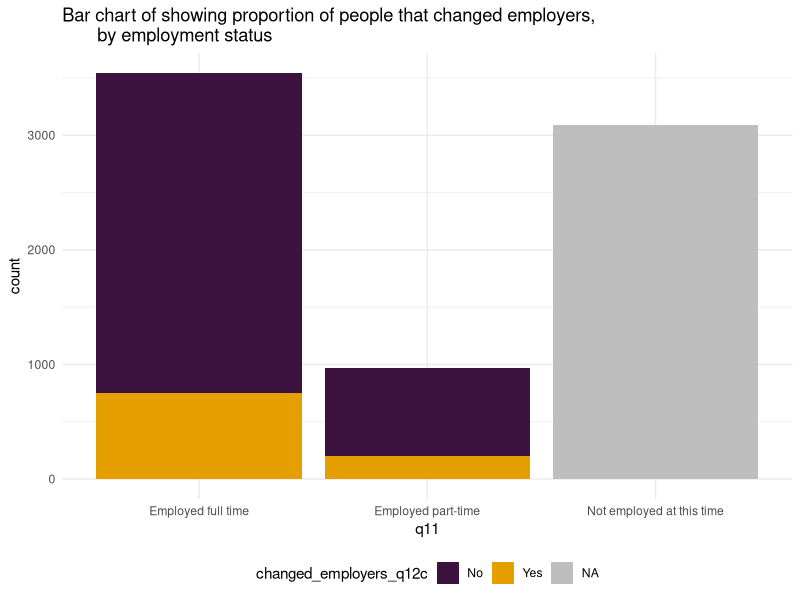
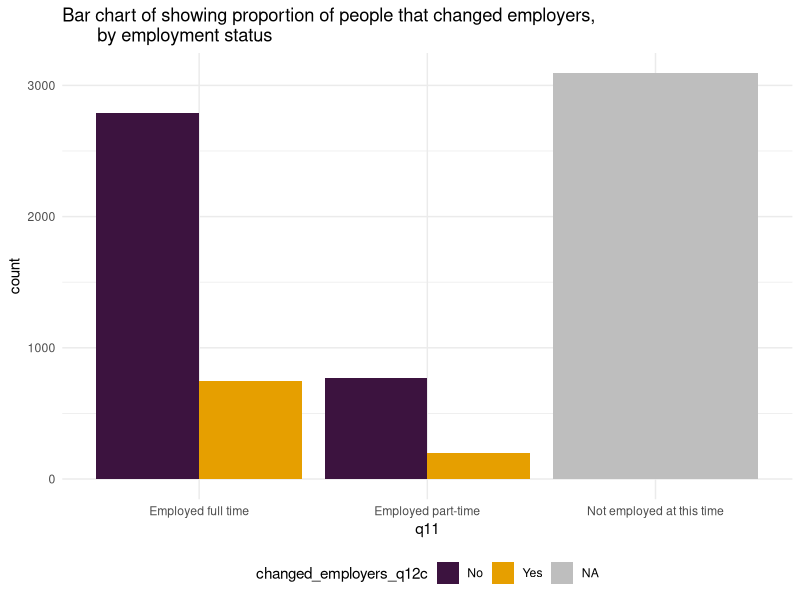
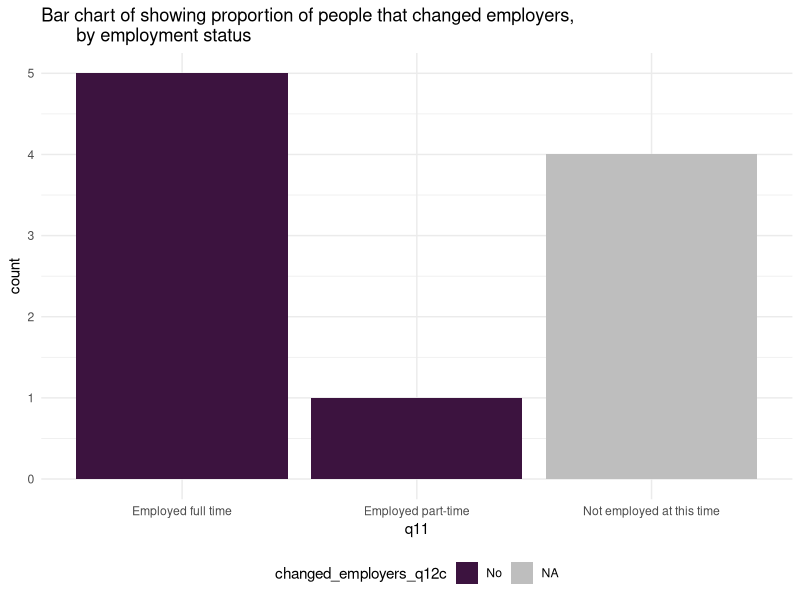
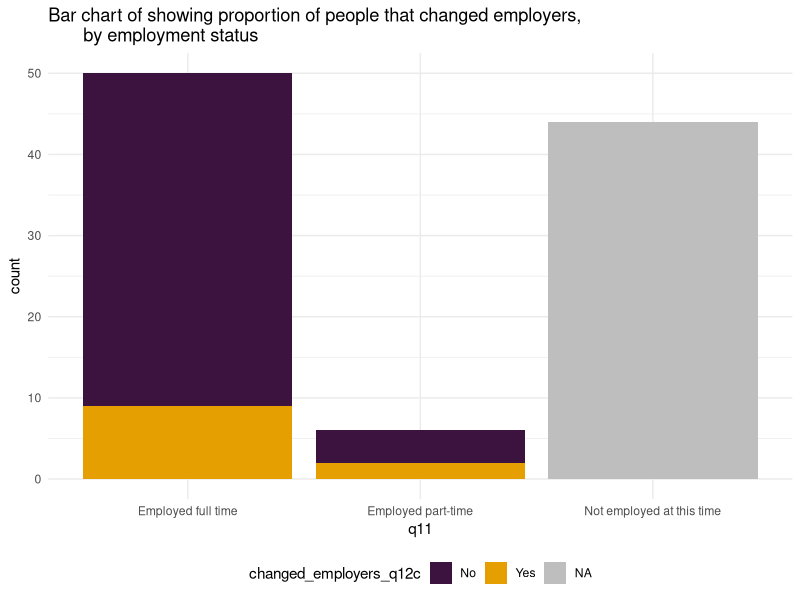
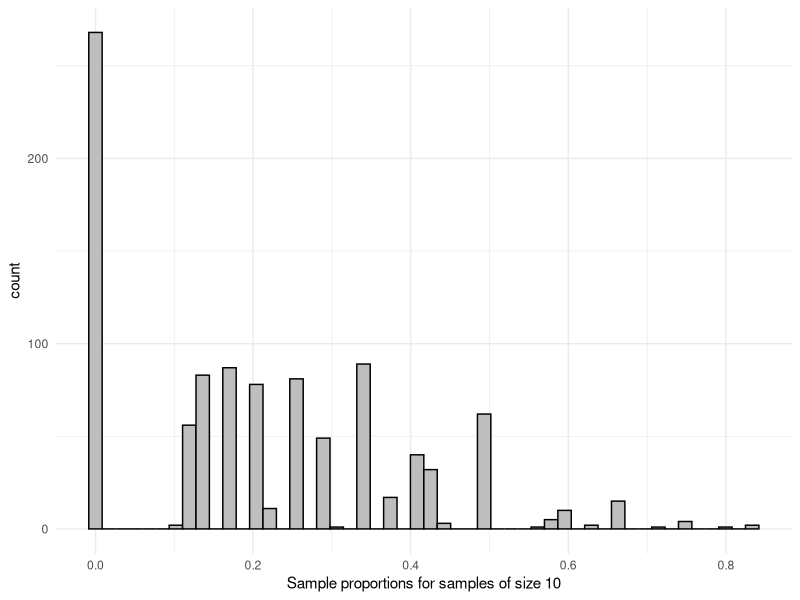
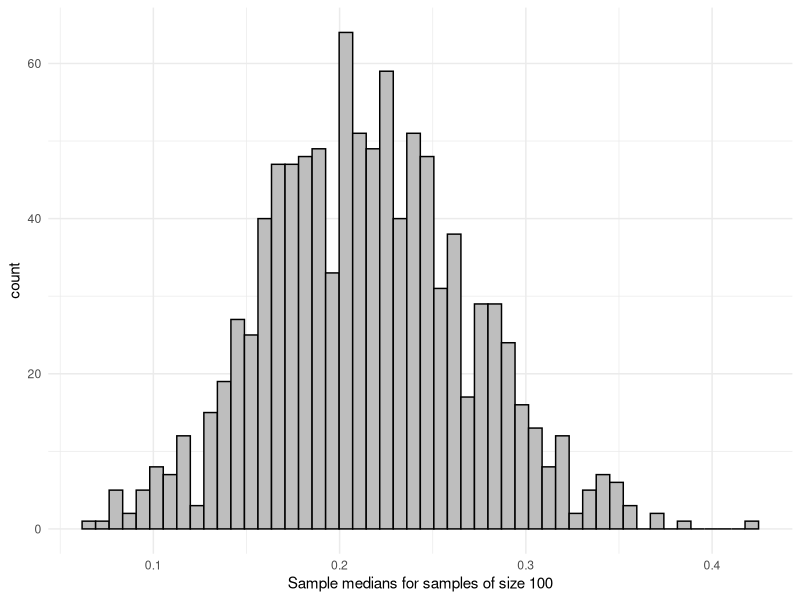
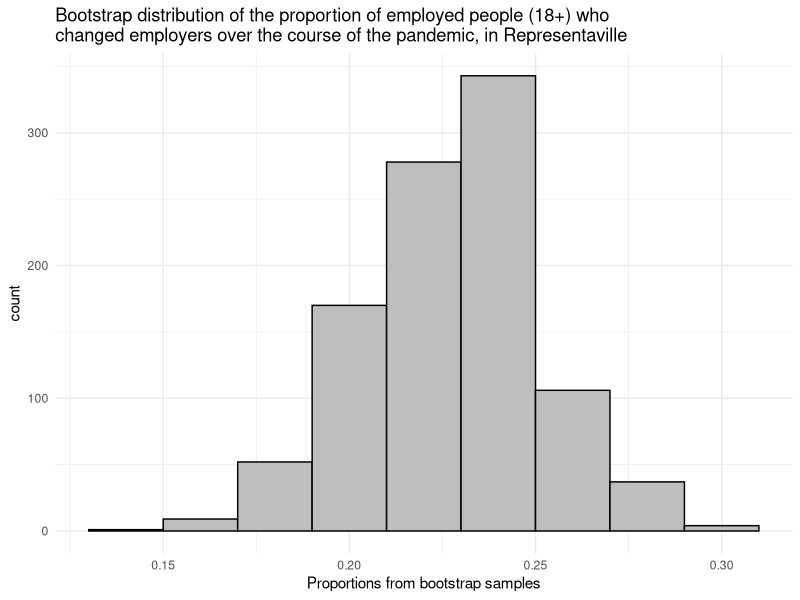
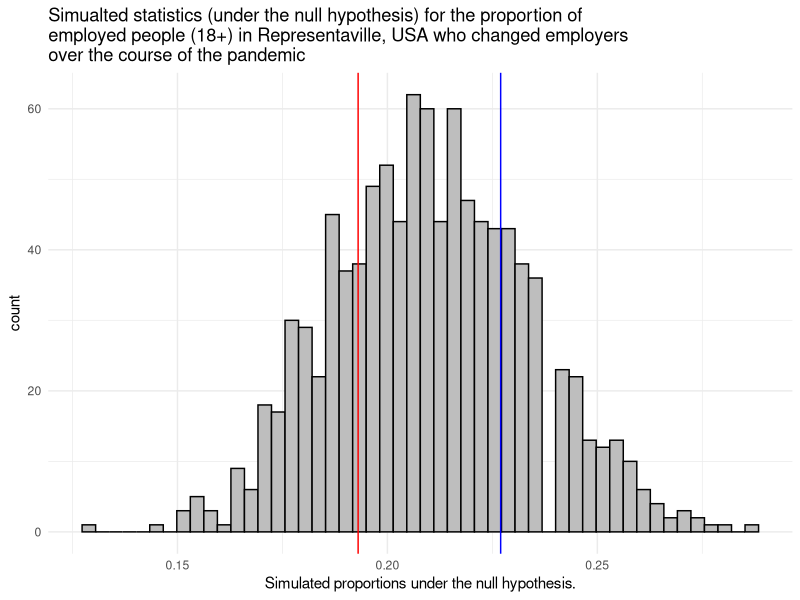

Reproduce these figures in R, in order.
## ---- chunk 1
library(tidyverse)

orig_sample <- read_csv('ps5_sample_data.csv')
census <- read_csv('ps5_census_data.csv')

glimpse(census)
## ---- chunk 2

## ---- chunk 3
# There are a couple ways to do this, two examples below

# The most manual way 
census %>% 
  filter(q11 == "Employed full time" | q11 == "Employed part-time") %>% 
  group_by(changed_employers_q12c) %>% 
  count()

parameter <- 948/(948+3561)
parameter

# My favourite way, because I am less likely to make typos with the numbers
parameter <- census %>% 
  filter(q11 == "Employed full time" | q11 == "Employed part-time") %>% 
  mutate(changed = changed_employers_q12c == "Yes") %>% 
  summarise(prop = mean(changed)) %>% 
  as.numeric()
parameter

## ---- chunk 4
summary_table_census <- census %>% 
  group_by(q11, changed_employers_q12c) %>% 
  count()

summary_table_census

# Stacked
census %>% 
  ggplot(aes(q11, fill = changed_employers_q12c)) +
  geom_bar() +
  theme_minimal() +
  labs(title = "Bar chart of showing proportion of people that changed employers, 
       by employment status") +
   scale_fill_manual(values=c("No" = "#3C133F", "Yes" = "#E69F00"), na.value = "grey") +
  # look I can change the colours!
  theme(legend.position = "bottom")
  
# You can also force them to be side to side
census %>% 
  ggplot(aes(q11, fill = changed_employers_q12c)) +
  geom_bar(position = position_dodge()) +
  theme_minimal() +
  labs(title = "Bar chart of showing proportion of people that changed employers, 
       by employment status") +
   scale_fill_manual(values=c("No" = "#3C133F", "Yes" = "#E69F00"), na.value = "grey")  +
  # look I can change the colours!
  theme(legend.position = "bottom")
  
## ---- chunk 5
set.seed(123) # suppose 123 are the last 3 digits of my student number

sample_10 <- census %>% 
  sample_n(size = 10)

sample_10 %>% 
  filter(q11 == "Employed full time" | q11 == "Employed part-time") %>% 
  mutate(changed = changed_employers_q12c == "Yes") %>% 
  summarise(prop = mean(changed)) %>% 
  as.numeric()

sample_10 %>% 
  ggplot(aes(q11, fill = changed_employers_q12c)) +
  geom_bar() +
  theme_minimal() +
  labs(title = "Bar chart of showing proportion of people that changed employers, 
       by employment status") +
   scale_fill_manual(values=c("No" = "#3C133F", "Yes" = "#E69F00"), na.value = "grey") +
  theme(legend.position = "bottom") # move my legend
## ---- chunk 6
set.seed(123) # suppose 123 are the last 3 digits of my student number

sample_100 <- census %>% 
  sample_n(size = 100)

sample_100 %>% 
  filter(q11 == "Employed full time" | q11 == "Employed part-time") %>% 
  mutate(changed = changed_employers_q12c == "Yes") %>% 
  summarise(prop = mean(changed)) %>% 
  as.numeric()

sample_100 %>% 
  ggplot(aes(q11, fill = changed_employers_q12c)) +
  geom_bar() +
  theme_minimal() +
  labs(title = "Bar chart of showing proportion of people that changed employers, 
       by employment status") +
   scale_fill_manual(values=c("No" = "#3C133F", "Yes" = "#E69F00"), na.value = "grey") +
  theme(legend.position = "bottom")

## ---- chunk 7
## (i) 
n <- 10
repetitions <- 1000
set.seed(123)
sim10 <- rep(NA, repetitions)
for (i in 1:repetitions)
{
  new_sim <- census %>% 
    sample_n(size = n, replace = FALSE) # TEACHING WORLD!
  
  sim_prop<- new_sim %>% 
      filter(q11 == "Employed full time" | q11 == "Employed part-time") %>% 
      mutate(changed = changed_employers_q12c == "Yes") %>% 
      summarise(prop = mean(changed)) %>% 
      as.numeric()
  sim10[i] <- sim_prop
}
sim10 <- tibble(prop = sim10)
sim10 %>% ggplot(aes(x = prop)) +
  geom_histogram(bins = 50, colour = "black", fill = "grey") +
  labs(x="Sample proportions for samples of size 10") +
  theme_minimal()

# this is a fast version of the tables you've learned for a singe vector
summary(sim10$prop)
## ---- chunk 8
## (ii) 
n <- 100
repetitions <- 1000
set.seed(123)
sim100 <- rep(NA, repetitions)
for (i in 1:repetitions)
{
  new_sim <- census %>% 
    sample_n(size = n, replace = FALSE) # TEACHING WORLD!
  
  sim_prop <- new_sim %>% 
      filter(q11 == "Employed full time" | q11 == "Employed part-time") %>% 
      mutate(changed = changed_employers_q12c == "Yes") %>% 
      summarise(prop = mean(changed)) %>% 
      as.numeric()
  sim100[i] <- sim_prop
}
sim100 <- tibble(prop = sim100)
sim100 %>% ggplot(aes(x = prop)) +
  geom_histogram(bins = 50, colour = "black", fill = "grey") +
  labs(x="Sample medians for samples of size 100") +
  theme_minimal()

# this is a fast version of the tables you've learned for a single vector
summary(sim100$prop)
## ---- chunk 9
# What is our true sample size, if we're just focusing on the employed people?
sample_size <- orig_sample %>% 
  filter(q11 == "Employed full time" | q11 == "Employed part-time") %>% 
  count() %>% 
  as.numeric()

sample_size

set.seed(123) # change to the last three digits of your student number
repetitions <- 1000

boot_p <- rep(NA, repetitions)  # where we'll store the bootstrap proportions
 
for (i in 1:repetitions)
{
  boot_samp <- orig_sample %>% 
    filter(q11 == "Employed full time" | q11 == "Employed part-time") %>% 
    sample_n(size = sample_size, replace=TRUE) # REAL WOLRD!! 
  # THIS is a bootstrap sample!!!
  
  boot_p[i]  <- boot_samp %>% 
      mutate(changed = changed_employers_q12c == "Yes") %>% 
      summarise(prop = mean(changed)) %>% 
      as.numeric()
}

boot_p <- tibble(boot_p)

ggplot(boot_p, aes(x=boot_p)) + geom_histogram(binwidth=0.02, fill="gray", color="black") + 
  labs(x="Proportions from bootstrap samples",
    title="Bootstrap distribution of the proportion of employed people (18+) who\nchanged employers over the course of the pandemic, in Representaville") +
  theme_minimal()
## ---- chunk 10

quantile(boot_p$boot_p, c(0.025, 0.975))

## ---- chunk 11
# What is our true sample size, if we're just focusing on the employed people?
sample_size <- orig_sample %>% 
  filter(q11 == "Employed full time" | q11 == "Employed part-time") %>% 
  count() %>% 
  as.numeric()

sample_size

# What is our test statistic?
test_stat <- orig_sample %>% 
  filter(q11 == "Employed full time" | q11 == "Employed part-time") %>% 
  mutate(changed = changed_employers_q12c == "Yes") %>% 
  summarise(prop = mean(changed)) %>% 
  as.numeric()

# Do the simulation
set.seed(123)
sim_stat <- rep(NA, 1000)

for(i in 1:1000){
  
  sim <- tibble(changed = sample(c("Yes", "No"), size = sample_size, 
                prob = c(0.21, 1-0.21), replace = TRUE))
    # Why is replace TRUE here?
  
  sim_stat[i] <- sim %>% 
    mutate(changed_logical = changed == "Yes") %>% 
    summarise(prop = mean(changed_logical)) %>% 
    as.numeric()
  
}

# Covert to tibble for easy plotting
simulated_stats <- tibble(sim_stat = sim_stat)

# Plot
simulated_stats %>% 
  ggplot(aes(x = sim_stat)) +
  geom_histogram(bins=50, fill="grey", color="black") +
  theme_minimal() +
  geom_vline(xintercept = test_stat, color = "blue") +
  geom_vline(xintercept = 0.21-(test_stat-0.21), color="red") +
  labs(title = "Simualted statistics (under the null hypothesis) for the proportion of \nemployed people (18+) in Representaville, USA who changed employers \nover the course of the pandemic",
       x = "Simulated proportions under the null hypothesis.")

# Calculate p-value
p_val <- simulated_stats %>% 
  filter(sim_stat <= 0.21-(test_stat-0.21) | sim_stat >= test_stat) %>% 
  summarise(n()/1000) %>% 
  as.numeric()
 
p_val
